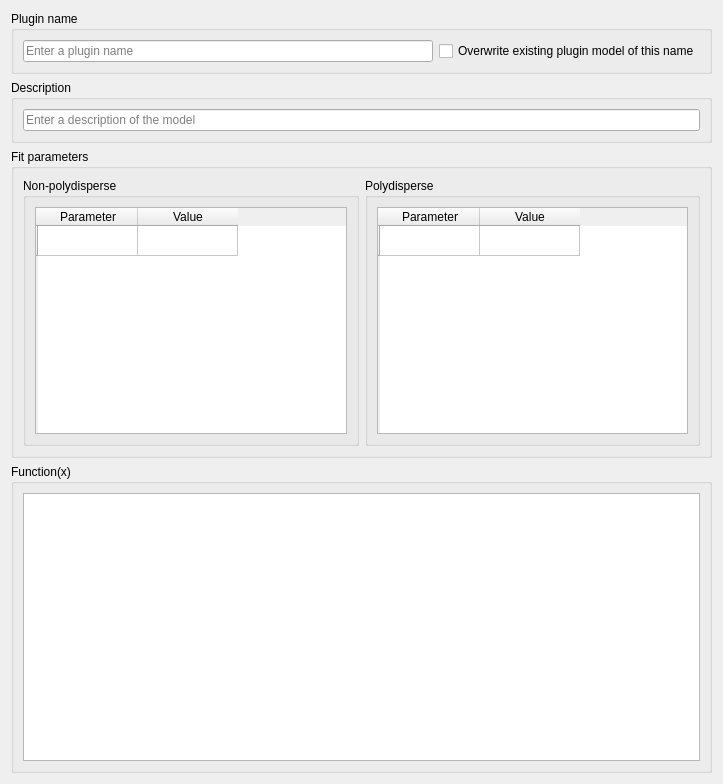
<?xml version="1.0" encoding="UTF-8"?>
<ui version="4.0">
 <class>PluginDefinition</class>
 <widget class="QWidget" name="PluginDefinition">
  <property name="geometry">
   <rect>
    <x>0</x>
    <y>0</y>
    <width>723</width>
    <height>784</height>
   </rect>
  </property>
  <property name="windowTitle">
   <string>Plugin Definition</string>
  </property>
  <layout class="QGridLayout" name="gridLayout_7">
   <item row="0" column="0">
    <widget class="QGroupBox" name="groupBox_6">
     <property name="title">
      <string>Plugin name</string>
     </property>
     <layout class="QGridLayout" name="gridLayout_5">
      <item row="0" column="0">
       <widget class="QLineEdit" name="txtName">
        <property name="placeholderText">
         <string>Enter a plugin name</string>
        </property>
       </widget>
      </item>
      <item row="0" column="1">
       <widget class="QCheckBox" name="chkOverwrite">
        <property name="text">
         <string>Overwrite existing plugin model of this name</string>
        </property>
       </widget>
      </item>
     </layout>
    </widget>
   </item>
   <item row="1" column="0">
    <widget class="QGroupBox" name="groupBox_5">
     <property name="title">
      <string>Description</string>
     </property>
     <layout class="QGridLayout" name="gridLayout_4">
      <item row="0" column="0">
       <widget class="QLineEdit" name="txtDescription">
        <property name="placeholderText">
         <string>Enter a description of the model</string>
        </property>
       </widget>
      </item>
     </layout>
    </widget>
   </item>
   <item row="2" column="0">
    <widget class="QGroupBox" name="groupBox">
     <property name="title">
      <string>Fit parameters</string>
     </property>
     <layout class="QGridLayout" name="gridLayout_3">
      <item row="0" column="0">
       <widget class="QGroupBox" name="groupBox_3">
        <property name="title">
         <string>Non-polydisperse</string>
        </property>
        <layout class="QGridLayout" name="gridLayout">
         <item row="0" column="0">
          <widget class="QTableWidget" name="tblParams">
           <row>
            <property name="text">
             <string/>
            </property>
           </row>
           <column>
            <property name="text">
             <string>Parameter</string>
            </property>
           </column>
           <column>
            <property name="text">
             <string>Value</string>
            </property>
           </column>
          </widget>
         </item>
        </layout>
       </widget>
      </item>
      <item row="0" column="1">
       <widget class="QGroupBox" name="groupBox_4">
        <property name="title">
         <string>Polydisperse</string>
        </property>
        <layout class="QGridLayout" name="gridLayout_2">
         <item row="0" column="0">
          <widget class="QTableWidget" name="tblParamsPD">
           <row>
            <property name="text">
             <string/>
            </property>
           </row>
           <column>
            <property name="text">
             <string>Parameter</string>
            </property>
           </column>
           <column>
            <property name="text">
             <string>Value</string>
            </property>
           </column>
          </widget>
         </item>
        </layout>
       </widget>
      </item>
     </layout>
    </widget>
   </item>
   <item row="3" column="0">
    <widget class="QGroupBox" name="groupBox_2">
     <property name="title">
      <string>Function(x)</string>
     </property>
     <layout class="QGridLayout" name="gridLayout_6">
      <item row="0" column="0">
       <widget class="QTextBrowser" name="txtFunction">
        <property name="readOnly">
         <bool>false</bool>
        </property>
        <property name="html">
         <string>&lt;!DOCTYPE HTML PUBLIC &quot;-//W3C//DTD HTML 4.0//EN&quot; &quot;http://www.w3.org/TR/REC-html40/strict.dtd&quot;&gt;
&lt;html&gt;&lt;head&gt;&lt;meta name=&quot;qrichtext&quot; content=&quot;1&quot; /&gt;&lt;style type=&quot;text/css&quot;&gt;
p, li { white-space: pre-wrap; }
&lt;/style&gt;&lt;/head&gt;&lt;body style=&quot; font-family:'MS Shell Dlg 2'; font-size:7.8pt; font-weight:400; font-style:normal;&quot;&gt;
&lt;p style=&quot;-qt-paragraph-type:empty; margin-top:0px; margin-bottom:0px; margin-left:0px; margin-right:0px; -qt-block-indent:0; text-indent:0px;&quot;&gt;&lt;br /&gt;&lt;/p&gt;&lt;/body&gt;&lt;/html&gt;</string>
        </property>
       </widget>
      </item>
     </layout>
    </widget>
   </item>
  </layout>
 </widget>
 <resources/>
 <connections/>
</ui>
